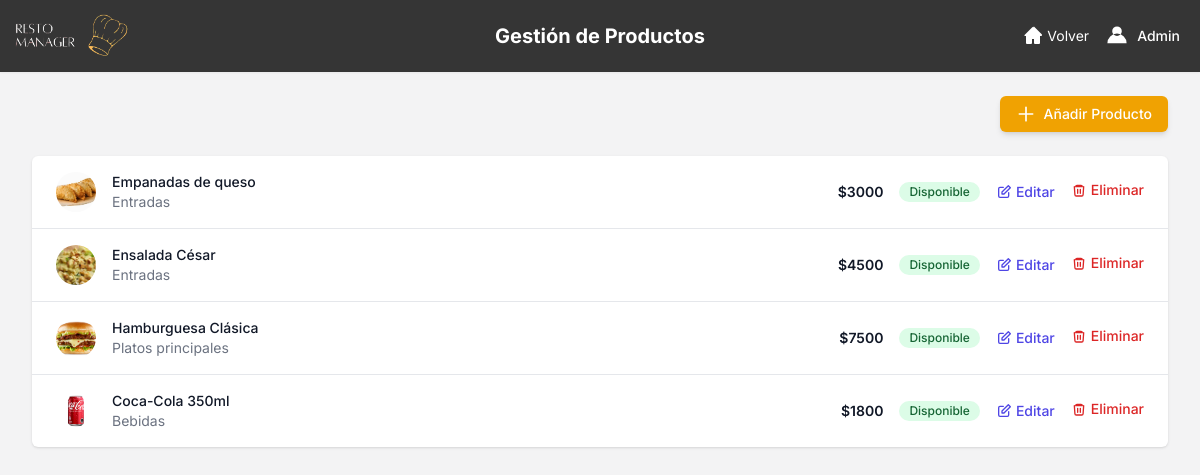
Screenshot of /dashboard/productos/ (signed in) with the database file from the repository.
### restaurante_app/models.py (models this page shows, shortened)
class Usuario(AbstractUser):
    first_name = None
    last_name = None
    ROL_CHOICES = (('MESA', 'Mesa'), ('ENCARGADO', 'Encargado'), ('CAMARERO', 'Camarero'))
    rol = models.CharField(max_length=10, choices=ROL_CHOICES, default='MESA')
    objects = UsuarioManager()

class Producto(models.Model):
    nombre = models.CharField(max_length=100, unique=True)
    descripcion = models.TextField(blank=True)
    precio = models.IntegerField(help_text="Precio del producto (en formato entero)")
    imagen = models.ImageField(upload_to='productos/', blank=True, null=True)
    categoria = models.ForeignKey(Categoria, on_delete=models.PROTECT)
    disponible = models.BooleanField(default=True)
    ingredientes = models.ManyToManyField(Ingrediente, through='ProductoIngrediente')

class Categoria(models.Model):
    nombre = models.CharField(max_length=100, unique=True)
    orden = models.PositiveIntegerField(default=10, help_text="Un número más bajo aparece primero")
    class Meta:
        ordering = ['orden', 'nombre']

### restaurante_app/views.py (the view)
    @login_required
    def _wrapped_view(request, *args, **kwargs):
        if request.user.rol != 'ENCARGADO':
            messages.error(request, 'No tienes permiso para acceder a esta página.')
            return redirect('index')
        return view_func(request, *args, **kwargs)

### restaurante_app/views.py (called while the page is built)
def staff_required(view_func):
    @login_required
    def _wrapped_view(request, *args, **kwargs):
        if request.user.rol != 'ENCARGADO':
            messages.error(request, 'No tienes permiso para acceder a esta página.')
            return redirect('index')
        return view_func(request, *args, **kwargs)
    return _wrapped_view

@staff_required
def gestion_productos_view(request):
    productos = Producto.objects.all().order_by('categoria', 'nombre')
    return render(request, 'app/gestion_productos.html', {'productos': productos})

### templates/app/gestion_productos.html (shortened to what this page needs)
{% load static %}
<!DOCTYPE html>
<html lang="es">
<head>
    <script src="https://cdn.tailwindcss.com"></script>
</head>
<body class="bg-grisClaro">
    <header class="bg-[#353535] shadow-sm relative">
        <div class="w-full mx-auto py-2 px-0 flex items-center justify-between relative">
            <div class="flex items-center ml-[-12px]">
                <img src="{% static 'img/imagelogo.png' %}" alt="Logo" class="h-14 w-45">
            </div>
            <h1 class="absolute left-1/2 transform -translate-x-1/2 text-xl font-bold text-white">
                Gestión de Productos
            </h1>
            <div class="flex items-center space-x-4 mr-5">
                <a href="{% url 'dashboard' %}" class="flex items-center text-white text-sm hover:text-gray-300">
                    <svg xmlns="http://www.w3.org/2000/svg" class="h-5 w-5 mr-1" fill="currentColor" viewBox="0 0 20 20">
                        <path d="M10.707 1.293a1 1 0 00-1.414 0l-8 8A1 1 0 002 10h1v7a1 1 0 001 1h4a1 1 0 001-1v-4h2v4a1 1 0 001 1h4a1 1 0 001-1v-7h1a1 1 0 00.707-1.707l-8-8z" />
                    </svg>
                    Volver
                </a>
                <button id="userMenuButton" class="flex items-center space-x-2 text-white hover:text-gray-200 focus:outline-none">
                    <svg xmlns="http://www.w3.org/2000/svg" class="h-6 w-6 text-white" fill="currentColor" viewBox="0 0 20 20">
                        <path fill-rule="evenodd" d="M10 2a4 4 0 100 8 4 4 0 000-8zM2 16a8 8 0 1116 0H2z" clip-rule="evenodd" />
                    </svg>
                    <span class="text-sm font-medium">{{ user.username }}</span>
                </button>
            </div>
        </div>
    </header>
    <main class="max-w-7xl mx-auto py-6 sm:px-6 lg:px-8">
        <div class="flex justify-end mb-6">
            <a href="{% url 'crear_producto' %}" class="inline-flex items-center px-4 py-2 bg-[#F0A202] hover:bg-[#d7990b] text-white text-sm font-medium rounded-md shadow-md focus:outline-none focus:ring-2 focus:ring-offset-2 focus:ring-[#F0A202]">
                <svg xmlns="http://www.w3.org/2000/svg" class="h-5 w-5 mr-2" fill="none" viewBox="0 0 24 24" stroke="currentColor" stroke-width="2">
                    <path stroke-linecap="round" stroke-linejoin="round" d="M12 4v16m8-8H4" />
                </svg>
                Añadir Producto
            </a>
        </div>
        <div class="bg-white shadow overflow-hidden rounded-md">
            <ul role="list" class="divide-y divide-gray-200">
                {% for producto in productos %}
                <li class="px-6 py-4 flex items-center justify-between">
                    <div class="flex items-center">
                        {% if producto.imagen %}
                            <img class="h-10 w-10 rounded-full object-cover" src="{{ producto.imagen.url }}" alt="Imagen de {{ producto.nombre }}">
                        {% else %}
                            <span class="h-10 w-10 rounded-full bg-gray-200 flex items-center justify-center text-gray-400 text-xs">Sin foto</span>
                        {% endif %}
                        <div class="ml-4">
                            <p class="text-sm font-medium text-gray-900">{{ producto.nombre }}</p>
                            <p class="text-sm text-gray-500">{{ producto.categoria.nombre|default:"Sin categoría" }}</p>
                        </div>
                    </div>
                    <div class="flex items-center space-x-4">
                        <span class="text-sm font-semibold text-gray-900">${{ producto.precio }}</span>
                        <span class="inline-flex items-center px-2.5 py-0.5 rounded-full text-xs font-medium {% if producto.disponible %}bg-green-100 text-green-800{% else %}bg-red-100 text-red-800{% endif %}">
                            {% if producto.disponible %}Disponible{% else %}No Disponible{% endif %}
                        </span>
                        <a href="{% url 'editar_producto' producto.id %}" class="text-sm font-medium text-indigo-600 hover:text-indigo-900 inline-flex items-center space-x-1">
                            <svg xmlns="http://www.w3.org/2000/svg" class="h-4 w-4" fill="none" viewBox="0 0 24 24" stroke="currentColor"><path stroke-linecap="round" stroke-linejoin="round" stroke-width="2" d="M11 5H6a2 2 0 00-2 2v11a2 2 0 002 2h11a2 2 0 002-2v-5M18.5 2.5l3 3L12 15H9v-3L18.5 2.5z" /></svg>
                            <span>Editar</span>
                        </a>
                        <form action="{% url 'eliminar_producto' producto.id %}" method="post" class="inline" onsubmit="return confirm('¿Seguro que quieres eliminar este producto?');">
                            <button type="submit" class="text-sm font-medium text-red-600 hover:text-red-900 inline-flex items-center space-x-1">
                                <svg xmlns="http://www.w3.org/2000/svg" class="h-4 w-4" fill="none" viewBox="0 0 24 24" stroke="currentColor"><path stroke-linecap="round" stroke-linejoin="round" stroke-width="2" d="M19 7l-.867 12.142A2 2 0 0116.138 21H7.862a2 2 0 01-1.995-1.858L5 7m5 4v6m4-6v6M9 7h6m2 0a2 2 0 00-2-2H9a2 2 0 00-2 2h10z" /></svg>
                                <span>Eliminar</span>
                            </button>
                        </form>
                    </div>
                </li>
                {% endfor %}
            </ul>
        </div>
    </main>
</body>
</html>

### templates/app/gestion_productos.html (style rules this page uses)
body { font-family: 'Inter', sans-serif; }

### rows the page displays
Usuario: username "Admin"
Producto: imagen (picture), nombre "Empanadas de queso", categoria.nombre "Entradas", precio "3000", disponible "Disponible"
Producto: imagen (picture), nombre "Ensalada César", categoria.nombre "Entradas", precio "4500", disponible "Disponible"
Producto: imagen (picture), nombre "Hamburguesa Clásica", categoria.nombre "Platos principales", precio "7500", disponible "Disponible"
Producto: imagen (picture), nombre "Coca-Cola 350ml", categoria.nombre "Bebidas", precio "1800", disponible "Disponible"
